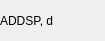
<?xml version="1.0" encoding="UTF-8"?>
<ui version="4.0">
 <class>ByteConverterInstr</class>
 <widget class="QWidget" name="ByteConverterInstr">
  <property name="geometry">
   <rect>
    <x>0</x>
    <y>0</y>
    <width>105</width>
    <height>41</height>
   </rect>
  </property>
  <property name="minimumSize">
   <size>
    <width>100</width>
    <height>0</height>
   </size>
  </property>
  <property name="windowTitle">
   <string>Form</string>
  </property>
  <layout class="QHBoxLayout" name="horizontalLayout">
   <property name="leftMargin">
    <number>0</number>
   </property>
   <property name="topMargin">
    <number>12</number>
   </property>
   <property name="rightMargin">
    <number>0</number>
   </property>
   <property name="bottomMargin">
    <number>12</number>
   </property>
   <item>
    <widget class="QLabel" name="label">
     <property name="minimumSize">
      <size>
       <width>0</width>
       <height>0</height>
      </size>
     </property>
     <property name="text">
      <string>ADDSP, d</string>
     </property>
    </widget>
   </item>
  </layout>
 </widget>
 <resources/>
 <connections/>
</ui>
